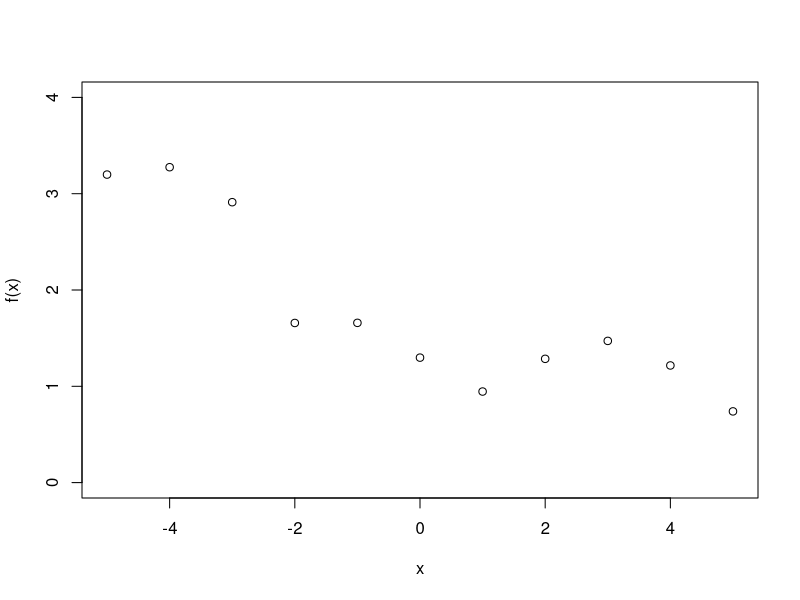
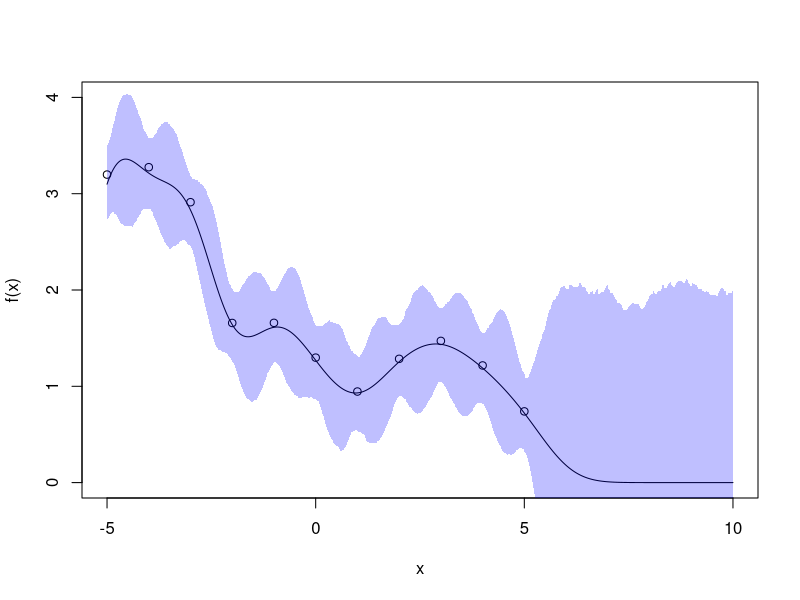

Here is the R script that generated these plots, in order:
x <- -5:5
sigma <- 0.2
y <- sin(x/2)^2 + exp(-x/5) + rnorm(length(x), 0, sigma)
plot(x, y, xlab = "x", ylab = "f(x)", ylim = c(0, 4))

sq.exp <- function(x,
                   y,
                   alpha,
                   ell) {
  #Calculate the Covariance Matrix with the covariance function of squared exponential
  #INPUTS: x, y -- data points, alpha -- vertical scale parameter, ell -- horizontal scale
  ##OUTPUTS: covar -- length(x)*length(y) covariance matrix

  covar <- matrix(rep(0, length(x) * length(y)), nrow = length(x)) # Initialise Empty Covariance Matrix
  for (i in 1:length(x)) {
    for (j in 1:length(y))
      covar[i, j] <- alpha ^ 2 * exp(-(x[i] - y[j]) ^ 2 / ell ^ 2)
  }
  return(covar)
}

mvnorm.chol <- function(mu, chol){
  #Multivariate Normal Sampler with Cholesky Input
  #Inputs: mu -- mean, chol -- cholesky decomposition of variance matrix (may need transposing)
  return(mu + t(chol)%*%rnorm(length(mu)))
}


x.star <- seq(-5, 10, 0.01)

k.x.x      <- sq.exp(x, x, 1, 1)
k.x.star.x <- sq.exp(x.star, x, 1, 1)
k.x.x.star <- sq.exp(x, x.star, 1, 1)
k.x.star.x.star <- sq.exp(x.star, x.star, 1, 1)

mu.star <- k.x.star.x%*%solve(k.x.x + sigma^2*diag(length(x)))%*%y
k.star  <- k.x.star.x.star - k.x.star.x%*%solve(k.x.x + sigma^2*diag(length(x)))%*%t(k.x.star.x)
k.star.chol <- chol(k.star + 1e-13*diag(length(x.star)))


f.matrix <- matrix(NA, length(x.star), 1000)
for(i in 1:1000)
  f.matrix[, i] <- mvnorm.chol(mu.star, k.star.chol)
f.upper <- apply(f.matrix, 1, quantile, 0.975)
f.lower <- apply(f.matrix, 1, quantile, 0.025)

plot(x, y, xlab = "x", ylab = "f(x)", ylim = c(0, 4), xlim = c(-5, 10))
lines(x.star, mu.star)
polygon(c(x.star, rev(x.star)), c(f.lower, rev(f.upper)), col = rgb(0,0, 1, 0.25), border = FALSE)
#Once you go past the last data point you start sampling purely from the prior distribution
